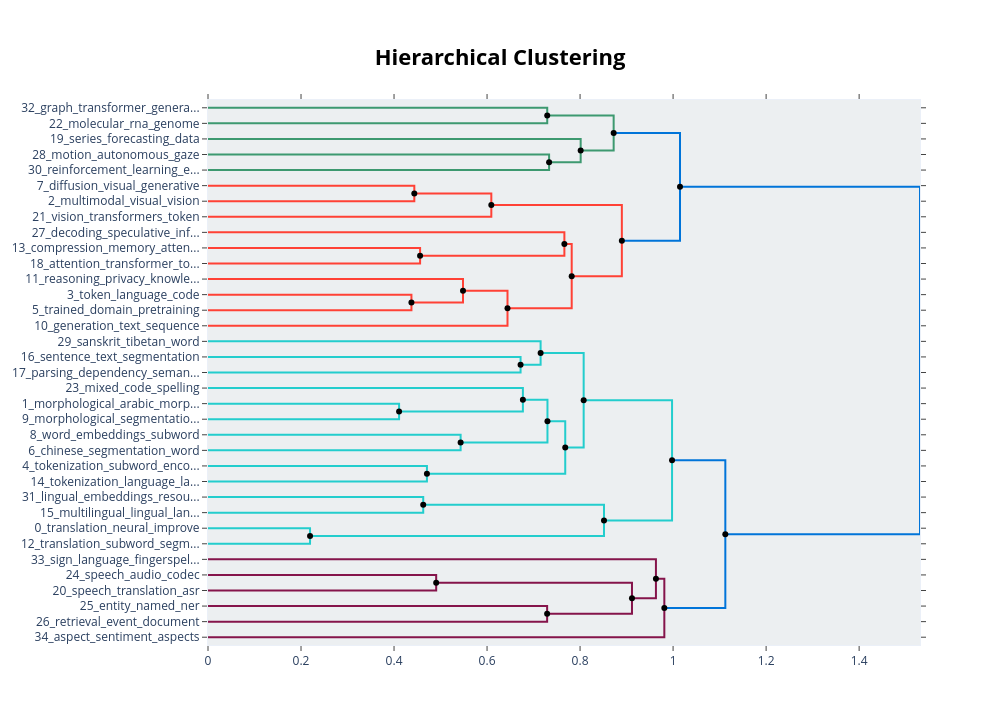

The notebook cell saved with this chart:
### Code cell
model.visualize_hierarchy(hierarchical_topics=hierarchical_topics, use_ctfidf=True)

### Figure 1 — Plotly figure (JSON) as saved in the notebook; plotly's stock layout.template omitted (floating-point values rounded to 4 significant figures)
{"data": [{"hoverinfo": "text", "marker": {"color": "rgb(61,153,112)"}, "mode": "lines", "text": ["graph_transformer_generative_nodes_gnn", "", "", "molecular_rna_genome_molecule_proteins"], "type": "scatter", "x": [0.0, 0.7294, 0.7294, 0.0], "xaxis": "x", "y": [-5.0, -5.0, -15.0, -15.0], "yaxis": "y"}, {"hoverinfo": "text", "marker": {"color": "rgb(61,153,112)"}, "mode": "lines", "text": ["motion_autonomous_gaze_3d_following", "", "", "reinforcement_learning_expert_tuning_router"], "type": "scatter", "x": [0.0, 0.7334, 0.7334, 0.0], "xaxis": "x", "y": [-35.0, -35.0, -45.0, -45.0], "yaxis": "y"}, {"hoverinfo": "text", "marker": {"color": "rgb(61,153,112)"}, "mode": "lines", "text": ["series_forecasting_data_brain_multivariate", "", "", "motion_learning_driving_environments_human"], "type": "scatter", "x": [0.0, 0.8013, 0.8013, 0.7334], "xaxis": "x", "y": [-25.0, -25.0, -40.0, -40.0], "yaxis": "y"}, {"hoverinfo": "text", "marker": {"color": "rgb(61,153,112)"}, "mode": "lines", "text": ["graph_molecular_rna_molecule_cell", "", "", "series_motion_forecasting_learning_framework"], "type": "scatter", "x": [0.7294, 0.8722, 0.8722, 0.8013], "xaxis": "x", "y": [-10.0, -10.0, -32.5, -32.5], "yaxis": "y"}, {"hoverinfo": "text", "marker": {"color": "rgb(255,65,54)"}, "mode": "lines", "text": ["diffusion_visual_generative_quality_autoregressive", "", "", "multimodal_visual_vision_mllms_modal"], "type": "scatter", "x": [0.0, 0.4436, 0.4436, 0.0], "xaxis": "x", "y": [-55.0, -55.0, -65.0, -65.0], "yaxis": "y"}, {"hoverinfo": "text", "marker": {"color": "rgb(255,65,54)"}, "mode": "lines", "text": ["multimodal_images_vision_diffusion_language", "", "", "vision_transformers_token_spatial_transformer"], "type": "scatter", "x": [0.4436, 0.6092, 0.6092, 0.0], "xaxis": "x", "y": [-60.0, -60.0, -75.0, -75.0], "yaxis": "y"}, {"hoverinfo": "text", "marker": {"color": "rgb(255,65,54)"}, "mode": "lines", "text": ["compression_memory_attention_computational_efficient", "", "", "attention_transformer_token_mechanism_architectures"], "type": "scatter", "x": [0.0, 0.456, 0.456, 0.0], "xaxis": "x", "y": [-95.0, -95.0, -105.0, -105.0], "yaxis": "y"}, {"hoverinfo": "text", "marker": {"color": "rgb(255,65,54)"}, "mode": "lines", "text": ["decoding_speculative_inference_sampling_autoregressive", "", "", "attention_transformer_computational_memory_compression"], "type": "scatter", "x": [0.0, 0.7663, 0.7663, 0.456], "xaxis": "x", "y": [-85.0, -85.0, -100.0, -100.0], "yaxis": "y"}, {"hoverinfo": "text", "marker": {"color": "rgb(255,65,54)"}, "mode": "lines", "text": ["token_language_code_tokens_address", "", "", "trained_domain_pretraining_adversarial_ai"], "type": "scatter", "x": [0.0, 0.4374, 0.4374, 0.0], "xaxis": "x", "y": [-125.0, -125.0, -135.0, -135.0], "yaxis": "y"}, {"hoverinfo": "text", "marker": {"color": "rgb(255,65,54)"}, "mode": "lines", "text": ["reasoning_privacy_knowledge_mathematical_text", "", "", "language_token_trained_improve_efficient"], "type": "scatter", "x": [0.0, 0.5483, 0.5483, 0.4374], "xaxis": "x", "y": [-115.0, -115.0, -130.0, -130.0], "yaxis": "y"}, {"hoverinfo": "text", "marker": {"color": "rgb(255,65,54)"}, "mode": "lines", "text": ["language_token_training_improve_trained", "", "", "generation_text_sequence_dialogue_develop"], "type": "scatter", "x": [0.5483, 0.644, 0.644, 0.0], "xaxis": "x", "y": [-122.5, -122.5, -145.0, -145.0], "yaxis": "y"}, {"hoverinfo": "text", "marker": {"color": "rgb(255,65,54)"}, "mode": "lines", "text": ["attention_decoding_while_memory_computational", "", "", "text_token_training_improve_tasks"], "type": "scatter", "x": [0.7663, 0.782, 0.782, 0.644], "xaxis": "x", "y": [-92.5, -92.5, -133.8, -133.8], "yaxis": "y"}, {"hoverinfo": "text", "marker": {"color": "rgb(255,65,54)"}, "mode": "lines", "text": ["vision_images_multimodal_transformers_diffusion", "", "", "language_token_training_improve_text"], "type": "scatter", "x": [0.6092, 0.8898, 0.8898, 0.782], "xaxis": "x", "y": [-67.5, -67.5, -113.1, -113.1], "yaxis": "y"}, {"hoverinfo": "text", "marker": {"color": "rgb(0,116,217)"}, "mode": "lines", "text": ["graph_series_data_learning_molecular", "", "", "language_token_generation_model_training"], "type": "scatter", "x": [0.8722, 1.015, 1.015, 0.8898], "xaxis": "x", "y": [-21.25, -21.25, -90.31, -90.31], "yaxis": "y"}, {"hoverinfo": "text", "marker": {"color": "rgb(35,205,205)"}, "mode": "lines", "text": ["sentence_text_segmentation_discourse_segmenting", "", "", "parsing_dependency_semantic_nlp_dependencies"], "type": "scatter", "x": [0.0, 0.6721, 0.6721, 0.0], "xaxis": "x", "y": [-165.0, -165.0, -175.0, -175.0], "yaxis": "y"}, {"hoverinfo": "text", "marker": {"color": "rgb(35,205,205)"}, "mode": "lines", "text": ["sanskrit_tibetan_word_segmentation_sandhi", "", "", "parsing_sentence_text_processing_segmenting"], "type": "scatter", "x": [0.0, 0.7151, 0.7151, 0.6721], "xaxis": "x", "y": [-155.0, -155.0, -170.0, -170.0], "yaxis": "y"}, {"hoverinfo": "text", "marker": {"color": "rgb(35,205,205)"}, "mode": "lines", "text": ["morphological_arabic_morphology_languages_dialectal", "", "", "morphological_segmentation_languages_morphemes_polysynthetic"], "type": "scatter", "x": [0.0, 0.4109, 0.4109, 0.0], "xaxis": "x", "y": [-195.0, -195.0, -205.0, -205.0], "yaxis": "y"}, {"hoverinfo": "text", "marker": {"color": "rgb(35,205,205)"}, "mode": "lines", "text": ["mixed_code_spelling_sentiment_language", "", "", "morphological_segmentation_languages_arabic_morphology"], "type": "scatter", "x": [0.0, 0.677, 0.677, 0.4109], "xaxis": "x", "y": [-185.0, -185.0, -200.0, -200.0], "yaxis": "y"}, {"hoverinfo": "text", "marker": {"color": "rgb(35,205,205)"}, "mode": "lines", "text": ["word_embeddings_subword_embedding_representations", "", "", "chinese_segmentation_word_tagging_part"], "type": "scatter", "x": [0.0, 0.5432, 0.5432, 0.0], "xaxis": "x", "y": [-215.0, -215.0, -225.0, -225.0], "yaxis": "y"}, {"hoverinfo": "text", "marker": {"color": "rgb(35,205,205)"}, "mode": "lines", "text": ["morphological_languages_segmentation_arabic_resource", "", "", "word_chinese_segmentation_embeddings_tagging"], "type": "scatter", "x": [0.677, 0.7299, 0.7299, 0.5432], "xaxis": "x", "y": [-192.5, -192.5, -220.0, -220.0], "yaxis": "y"}, {"hoverinfo": "text", "marker": {"color": "rgb(35,205,205)"}, "mode": "lines", "text": ["tokenization_subword_encoding_languages_korean", "", "", "tokenization_language_languages_tokenizers_tokenizations"], "type": "scatter", "x": [0.0, 0.4707, 0.4707, 0.0], "xaxis": "x", "y": [-235.0, -235.0, -245.0, -245.0], "yaxis": "y"}, {"hoverinfo": "text", "marker": {"color": "rgb(35,205,205)"}, "mode": "lines", "text": ["word_segmentation_morphological_languages_embeddings", "", "", "tokenization_language_tokenizers_processing_bpe"], "type": "scatter", "x": [0.7299, 0.7681, 0.7681, 0.4707], "xaxis": "x", "y": [-206.2, -206.2, -240.0, -240.0], "yaxis": "y"}, {"hoverinfo": "text", "marker": {"color": "rgb(35,205,205)"}, "mode": "lines", "text": ["parsing_text_sanskrit_processing_language", "", "", "word_segmentation_morphological_languages_tokenization"], "type": "scatter", "x": [0.7151, 0.8077, 0.8077, 0.7681], "xaxis": "x", "y": [-162.5, -162.5, -223.1, -223.1], "yaxis": "y"}, {"hoverinfo": "text", "marker": {"color": "rgb(35,205,205)"}, "mode": "lines", "text": ["lingual_embeddings_resource_multilingual_corpora", "", "", "multilingual_lingual_languages_vocabulary_language"], "type": "scatter", "x": [0.0, 0.4627, 0.4627, 0.0], "xaxis": "x", "y": [-255.0, -255.0, -265.0, -265.0], "yaxis": "y"}, {"hoverinfo": "text", "marker": {"color": "rgb(35,205,205)"}, "mode": "lines", "text": ["translation_neural_improve_subword_resource", "", "", "translation_subword_segmentation_quality_languages"], "type": "scatter", "x": [0.0, 0.2194, 0.2194, 0.0], "xaxis": "x", "y": [-275.0, -275.0, -285.0, -285.0], "yaxis": "y"}, {"hoverinfo": "text", "marker": {"color": "rgb(35,205,205)"}, "mode": "lines", "text": ["lingual_multilingual_languages_vocabulary_language", "", "", "translation_neural_improve_subword_languages"], "type": "scatter", "x": [0.4627, 0.8514, 0.8514, 0.2194], "xaxis": "x", "y": [-260.0, -260.0, -280.0, -280.0], "yaxis": "y"}, {"hoverinfo": "text", "marker": {"color": "rgb(35,205,205)"}, "mode": "lines", "text": ["word_segmentation_language_morphological_languages", "", "", "translation_neural_multilingual_subword_lingual"], "type": "scatter", "x": [0.8077, 0.9978, 0.9978, 0.8514], "xaxis": "x", "y": [-192.8, -192.8, -270.0, -270.0], "yaxis": "y"}, {"hoverinfo": "text", "marker": {"color": "rgb(133,20,75)"}, "mode": "lines", "text": ["speech_audio_codec_synthesis_generate", "", "", "speech_translation_asr_text_segmentation"], "type": "scatter", "x": [0.0, 0.4906, 0.4906, 0.0], "xaxis": "x", "y": [-305.0, -305.0, -315.0, -315.0], "yaxis": "y"}, {"hoverinfo": "text", "marker": {"color": "rgb(133,20,75)"}, "mode": "lines", "text": ["entity_named_ner_extraction_relation", "", "", "retrieval_event_document_search_information"], "type": "scatter", "x": [0.0, 0.7292, 0.7292, 0.0], "xaxis": "x", "y": [-325.0, -325.0, -335.0, -335.0], "yaxis": "y"}, {"hoverinfo": "text", "marker": {"color": "rgb(133,20,75)"}, "mode": "lines", "text": ["speech_audio_automatic_acoustic_codec", "", "", "retrieval_document_event_extraction_information"], "type": "scatter", "x": [0.4906, 0.9116, 0.9116, 0.7292], "xaxis": "x", "y": [-310.0, -310.0, -330.0, -330.0], "yaxis": "y"}, {"hoverinfo": "text", "marker": {"color": "rgb(133,20,75)"}, "mode": "lines", "text": ["sign_language_fingerspelling_gestures_deaf", "", "", "speech_audio_entity_named_retrieval"], "type": "scatter", "x": [0.0, 0.9631, 0.9631, 0.9116], "xaxis": "x", "y": [-295.0, -295.0, -320.0, -320.0], "yaxis": "y"}, {"hoverinfo": "text", "marker": {"color": "rgb(133,20,75)"}, "mode": "lines", "text": ["speech_recognition_audio_entity_sign", "", "", "aspect_sentiment_aspects_implicit_prediction"], "type": "scatter", "x": [0.9631, 0.9812, 0.9812, 0.0], "xaxis": "x", "y": [-307.5, -307.5, -345.0, -345.0], "yaxis": "y"}, {"hoverinfo": "text", "marker": {"color": "rgb(0,116,217)"}, "mode": "lines", "text": ["word_segmentation_languages_neural_morphological", "", "", "speech_recognition_audio_entity_improve"], "type": "scatter", "x": [0.9978, 1.112, 1.112, 0.9812], "xaxis": "x", "y": [-231.4, -231.4, -326.2, -326.2], "yaxis": "y"}, {"hoverinfo": "text", "marker": {"color": "rgb(0,116,217)"}, "mode": "lines", "text": ["language_model_token_learning_training", "", "", "word_segmentation_translation_languages_neural"], "type": "scatter", "x": [1.015, 1.531, 1.531, 1.112], "xaxis": "x", "y": [-55.78, -55.78, -278.8, -278.8], "yaxis": "y"}, {"hoverinfo": "text", "hovertext": ["graph_molecular_rna_molecule_cell", "multimodal_images_vision_diffusion_language", "language_token_training_improve_trained", "attention_decoding_while_memory_computational", "vision_images_multimodal_transformers_diffusion", "graph_series_data_learning_molecular", "morphological_languages_segmentation_arabic_resource", "word_segmentation_morphological_languages_embeddings", "parsing_text_sanskrit_processing_language", "lingual_multilingual_languages_vocabulary_language", "word_segmentation_language_morphological_languages", "speech_audio_automatic_acoustic_codec", "speech_recognition_audio_entity_sign", "word_segmentation_languages_neural_morphological", "language_model_token_learning_training"], "marker": {"color": "black"}, "mode": "markers", "showlegend": false, "type": "scatter", "x": [0.7294, 0.4436, 0.5483, 0.7663, 0.6092, 0.8722, 0.677, 0.7299, 0.7151, 0.4627, 0.8077, 0.4906, 0.9631, 0.9978, 1.015], "y": [-10, -60, -122.5, -92.5, -67.5, -21.25, -192.5, -206.2, -162.5, -260, -192.8, -310, -307.5, -231.4, -55.78]}, {"hoverinfo": "text", "hovertext": ["motion_learning_driving_environments_human", "series_motion_forecasting_learning_framework", "attention_transformer_computational_memory_compression", "language_token_trained_improve_efficient", "text_token_training_improve_tasks", "language_token_training_improve_text", "language_token_generation_model_training", "parsing_sentence_text_processing_segmenting", "morphological_segmentation_languages_arabic_morphology", "word_chinese_segmentation_embeddings_tagging", "tokenization_language_tokenizers_processing_bpe", "word_segmentation_morphological_languages_tokenization", "translation_neural_improve_subword_languages", "translation_neural_multilingual_subword_lingual", "retrieval_document_event_extraction_information", "speech_audio_entity_named_retrieval", "speech_recognition_audio_entity_improve", "word_segmentation_translation_languages_neural"], "marker": {"color": "black"}, "mode": "markers", "showlegend": false, "type": "scatter", "x": [0.7334, 0.8013, 0.456, 0.4374, 0.644, 0.782, 0.8898, 0.6721, 0.4109, 0.5432, 0.4707, 0.7681, 0.2194, 0.8514, 0.7292, 0.9116, 0.9812, 1.112], "y": [-40, -32.5, -100, -130, -133.8, -113.1, -90.31, -170, -200, -220, -240, -223.1, -280, -270, -330, -320, -326.2, -278.8]}], "layout": {"autosize": false, "height": 725, "hoverlabel": {"bgcolor": "white", "font": {"family": "Rockwell", "size": 16}}, "hovermode": "closest", "plot_bgcolor": "#ECEFF1", "showlegend": false, "title": {"font": {"color": "Black", "size": 22}, "text": "<b>Hierarchical Clustering</b>", "x": 0.5, "xanchor": "center", "yanchor": "top"}, "width": 1000, "xaxis": {"mirror": "allticks", "rangemode": "tozero", "showgrid": false, "showline": true, "showticklabels": true, "ticks": "outside", "type": "linear", "zeroline": false}, "yaxis": {"mirror": "allticks", "range": [-350, 0], "rangemode": "tozero", "showgrid": false, "showline": true, "showticklabels": true, "tickmode": "array", "ticks": "outside", "ticktext": ["32_graph_transformer_genera...", "22_molecular_rna_genome", "19_series_forecasting_data", "28_motion_autonomous_gaze", "30_reinforcement_learning_e...", "7_diffusion_visual_generative", "2_multimodal_visual_vision", "21_vision_transformers_token", "27_decoding_speculative_inf...", "13_compression_memory_atten...", "18_attention_transformer_to...", "11_reasoning_privacy_knowle...", "3_token_language_code", "5_trained_domain_pretraining", "10_generation_text_sequence", "29_sanskrit_tibetan_word", "16_sentence_text_segmentation", "17_parsing_dependency_seman...", "23_mixed_code_spelling", "1_morphological_arabic_morp...", "9_morphological_segmentatio...", "8_word_embeddings_subword", "6_chinese_segmentation_word", "4_tokenization_subword_enco...", "14_tokenization_language_la...", "31_lingual_embeddings_resou...", "15_multilingual_lingual_lan...", "0_translation_neural_improve", "12_translation_subword_segm...", "33_sign_language_fingerspel...", "24_speech_audio_codec", "20_speech_translation_asr", "25_entity_named_ner", "26_retrieval_event_document", "34_aspect_sentiment_aspects"], "tickvals": [-5, -15, -25, -35, -45, -55, -65, -75, -85, -95, -105, -115, -125, -135, -145, -155, -165, -175, -185, -195, -205, -215, -225, -235, -245, -255, -265, -275, -285, -295, -305, -315, -325, -335, -345], "type": "linear", "zeroline": false}}}
